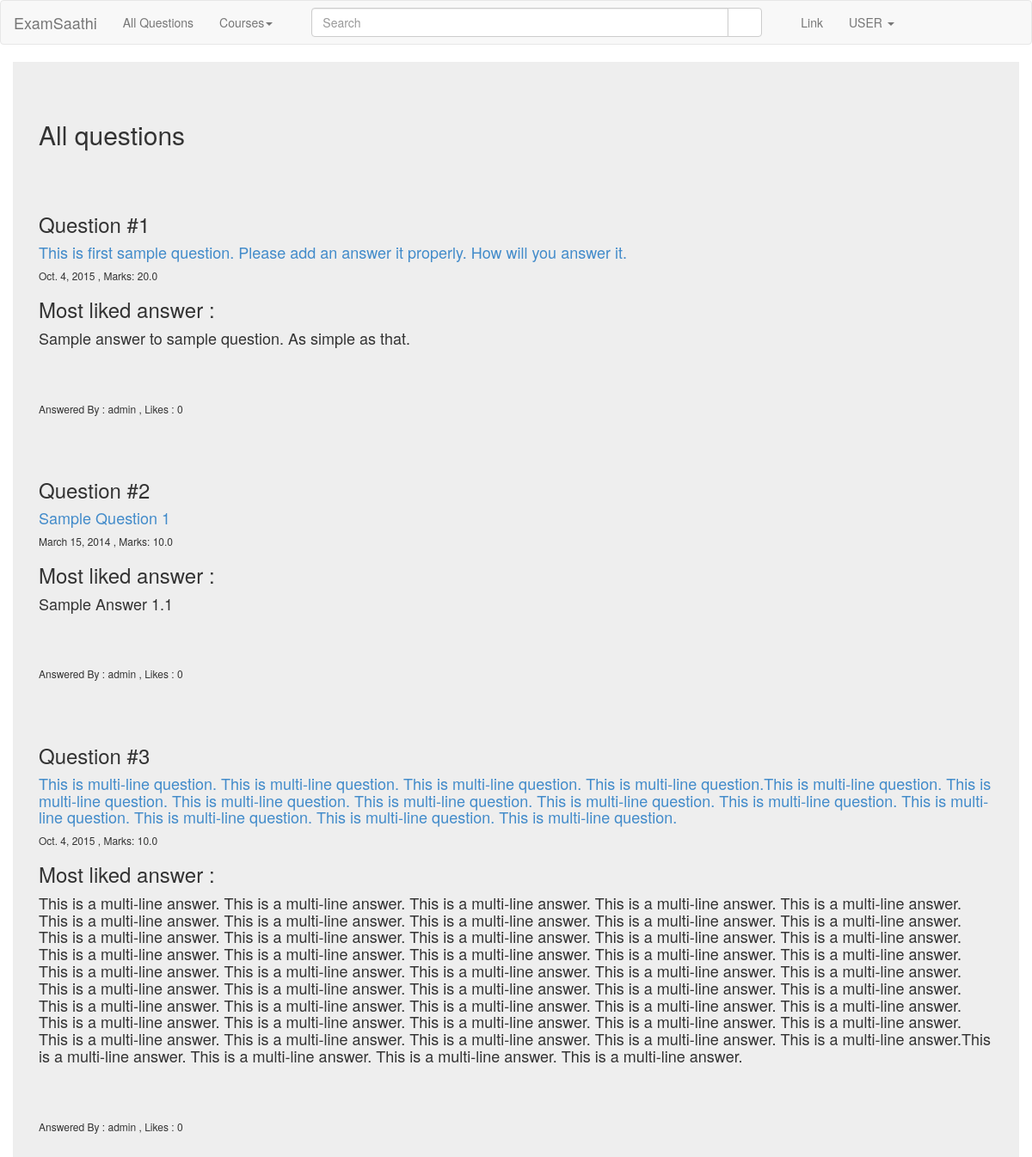
/qna/show_all/, run on the app's committed database.
### QNA/models.py (models this page shows)
class Question(models.Model):
	question_text = models.TextField(max_length=500)
	course_name = models.CharField(max_length=80)
	views = models.IntegerField(default=0)
	important_votes = models.IntegerField(default=0)
	asked_by = models.CharField(max_length=20,blank=True)
	posted_date = models.DateField(auto_now_add=True)
	appeared_date = models.DateField(blank=True,null=True)
	appeared_marks = models.FloatField(blank=True,null=True)
	def __str__(self):
		return self.question_text
	class Meta:
		ordering = ('course_name',)

class Answer(models.Model):
	question = models.ForeignKey(Question)
	answer_text = models.TextField(max_length=1500)
	views = models.IntegerField(default=0)
	likes = models.IntegerField(default=0)
	dislikes = models.IntegerField(default=0)
	answerd_by = models.CharField(max_length=20,blank=False)
	answerd_date = models.DateField(auto_now_add=True)
	def __str__(self):
		return self.answer_text
	class Meta:
		order_with_respect_to = 'question'

### QNA/views.py (the view)
def show_all(request):
	questions = Question.objects.all()
	qa_dict = {}
	for que in questions:
		ans  = que.answer_set.order_by('likes')[0]
		qa_dict[que] = ans
	context = {
		'qa_dict': qa_dict,
	}
	return render(request,'QNA/show_all.html',context)

### templates/QNA/show_all.html (shortened to what this page needs)
{% extends 'QNA/base.html' %}
{% block content %}
<h2> All questions</h2>
<table>
{% for que, ans in qa_dict.items %}
		<tr><h3> Question #{{ forloop.counter }}</h3></tr>
		<tr><h4><a href="/qna/question/{{ que }}/"> {{ que }} </a></h4></tr>
		<tr><h6>
			{{ que.appeared_date }}
			, Marks: {{ que.appeared_marks }}
		</h6></tr>
		<tr><h3>Most liked answer :</h3></tr>
		<tr><h4>{{ ans }}</h4></tr></br>
		<tr><h6>
			Answered By : {{ ans.answerd_by}}
			, Likes : {{ ans.likes }}
		</h6></tr>
{% endfor %}
</table>
{% endblock %}

### templates/QNA/base.html (shortened to what this page needs)
{% load staticfiles %}
<!DOCTYPE html>
<html lang="en">
<head>
	<link href="{% static 'QNA/css/bootstrap.min.css' %}" rel="stylesheet" >
	<link href="{% static 'QNA/css/styles.css' %}" rel="stylesheet">
	<link rel="stylesheet" href="https://maxcdn.bootstrapcdn.com/font-awesome/4.4.0/css/font-awesome.min.css">
</head>
<body>
	{% include 'QNA/navbar.html' %}
	<div class="container jumbotron">
	{% block content %}
	{% endblock %}
	</div>
</body>
</html>

### templates/QNA/navbar.html (shortened to what this page needs)
{% load staticfiles %}
<nav class="navbar navbar-default" role="navigation">
  <div class="navbar-header">
    <a class="navbar-brand" href="{% url 'index' %}">ExamSaathi</a>
  </div>
  <div class="collapse navbar-collapse" id="bs-example-navbar-collapse-1">
    <ul class="nav navbar-nav">
      <li><a href="{% url 'show_all' %}">All Questions</a></li>
      <li class="dropdown">
        <a href="#" class="dropdown-toggle" data-toggle="dropdown">Courses<b class="caret"></b></a>
      </li>
    </ul>
    <div class="col-sm-6 col-md-6">
        <form class="navbar-form" role="search">
        <div class="input-group">
            <input type="text" class="form-control" placeholder="Search" name="q">
            <div class="input-group-btn">
                <button class="btn btn-default" type="submit"><i class="glyphicon glyphicon-search"></i></button>
            </div>
        </div>
        </form>
    </div>
    <ul class="nav navbar-nav">
      <li><a href="#">Link</a></li>
      <li class="dropdown">
        <a href="#" class="dropdown-toggle" data-toggle="dropdown">USER <b class="caret"></b></a>
      </li>
    </ul>
  </div>
</nav>

### static/QNA/css/styles.css (style rules this page uses)
body { padding-top: 0px; }
table, th, td { border: 1px solid black; }

### data on the page
Question: question_text "This is first sample question. Please add an answer it properly. How will you answer it.", appeared_date "Oct. 4, 2015", appeared_marks "20.0", answer_text "Sample answer to sample question. As simple as that.", answerd_by "admin", likes "0"
Question: question_text "Sample Question 1", appeared_date "March 15, 2014", appeared_marks "10.0", answer_text "Sample Answer 1.1", answerd_by "admin", likes "0"
Question: question_text "This is multi-line question. This is multi-line question. This is multi-line question. This is multi-line question.This is multi-line question. This is multi-line question. This is multi-line question. This is multi-line question. This is multi-line question. This is multi-line question. This is multi-line question. This is multi-line question. This is multi-line question. This is multi-line question.", appeared_date "Oct. 4, 2015", appeared_marks "10.0", answer_text "This is a multi-line answer. This is a multi-line answer. This is a multi-line answer. This is a multi-line answer. This is a multi-line answer. This is a multi-line answer. This is a multi-line answer. This is a multi-line answer. This is a multi-line answer. This is a multi-line answer. This is a multi-line answer. This is a multi-line answer. This is a multi-line answer. This is a multi-line answer. This is a multi-line answer. This is a multi-line answer. This is a multi-line answer. This is a multi-line answer. This is a multi-line answer. This is a multi-line answer. This is a multi-line answer. This is a multi-line answer. This is a multi-line answer. This is a multi-line answer.…", answerd_by "admin", likes "0"
